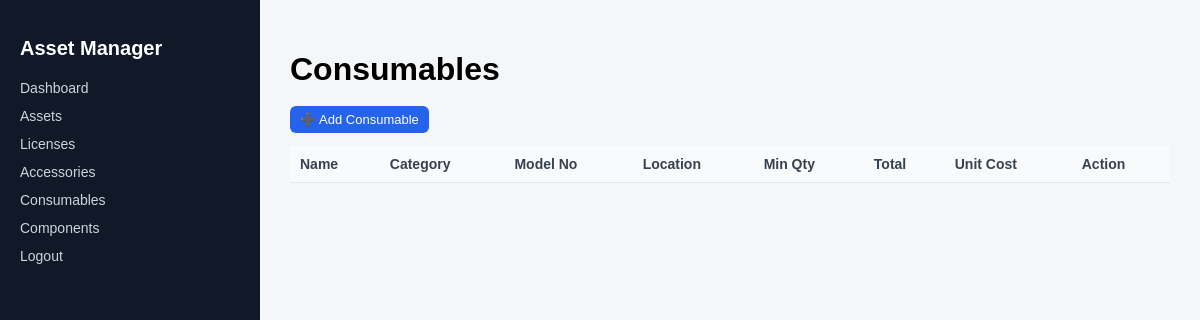
Before: /consumables/ (signed in) with the older database file.
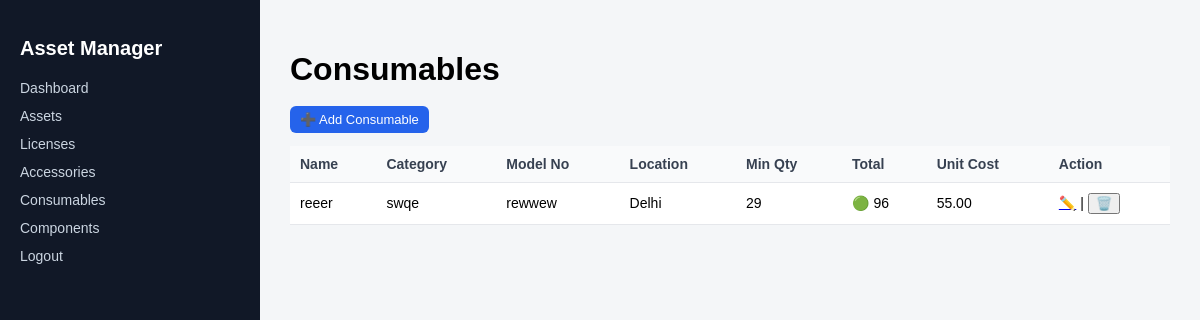
After: the same page with the newer database file.
### assets/models/consumables.py (models this page shows, shortened)
class Consumable(models.Model):
    name = models.CharField(max_length=200)
    category = models.CharField(max_length=100)
    model_no = models.CharField(max_length=100, blank=True)
    item_no = models.CharField(max_length=100, blank=True)
    order_number = models.CharField(max_length=100, blank=True)
    purchase_date = models.DateField(null=True, blank=True)
    min_quantity = models.PositiveIntegerField(default=0)
    quantity = models.PositiveIntegerField()   # TOTAL
    unit_cost = models.DecimalField(
        max_digits=10, decimal_places=2, null=True, blank=True
    )
    location = models.CharField(max_length=150)
    is_deleted = models.BooleanField(default=False)
    created_at = models.DateTimeField(auto_now_add=True)
    class Meta:
        ordering = ["-created_at"]

### assets/views/consumables_views.py (the view)
# urls.py: path("consumables/", consumable_list, name="consumable_list"),
@login_required
def consumable_list(request):
    consumables = Consumable.objects.filter(is_deleted=False)
    return render(request, "consumable_list.html", {
        "consumables": consumables
    })

### assets/templates/consumable_list.html (shortened to what this page needs)
{% extends "base.html" %}
{% block content %}
<h1>Consumables</h1>
<a class="btn btn-add" href="{% url 'consumable_create' %}">➕ Add Consumable</a>
<br><br>
<table>
  <tr>
    <th>Name</th>
    <th>Category</th>
    <th>Model No</th>
    <th>Location</th>
    <th>Min Qty</th>
    <th>Total</th>
    <th>Unit Cost</th>
    <th>Action</th>
  </tr>
  {% for c in consumables %}
  <tr>
    <td>{{ c.name }}</td>
    <td>{{ c.category }}</td>
    <td>{{ c.model_no|default:"—" }}</td>
    <td>{{ c.location }}</td>
    <td>{{ c.min_quantity }}</td>
    <td>
      {% if c.quantity > c.min_quantity %}
        🟢 {{ c.quantity }}
      {% else %}
        🔴 {{ c.quantity }}
      {% endif %}
    </td>
    <td>{{ c.unit_cost|default:"—" }}</td>
    <td>
      <a href="{% url 'consumable_edit' c.id %}">✏️</a>
      |
      <form method="post"
            action="{% url 'consumable_delete' c.id %}"
            style="display:inline;">
        <button onclick="return confirm('Delete?')">🗑️</button>
      </form>
    </td>
  </tr>
  {% endfor %}
</table>
{% endblock %}

Changed rows visible on the page:
added Consumable: name "reeer", category "swqe", model_no "rewwew", location "Delhi", min_quantity "29", quantity "96", unit_cost "55.00"
